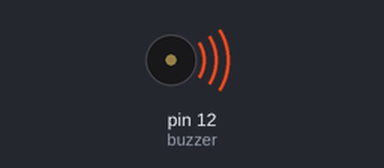
This sketch was run on a simulated Arduino Uno, built with avr-gcc and run on an emulated ATmega328P. Parts: buzzer (waves = sounding, pin HIGH).

Above: at 0.2 s.
Timing chart, 0 to 3.0 s (numbered marks = the images above):
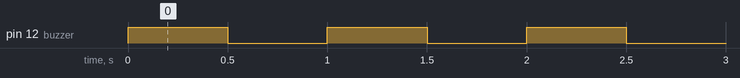

The sketch:

active.ino
```cpp
//www.elegoo.com
//2016.12.08
float i;

int buzzer = 12;//the pin of the active buzzer
void setup()
{
  i = 0;
 pinMode(buzzer,OUTPUT);//initialize the buzzer pin as an output
}
void loop()
{
    if (i < HIGH) {
        digitalWrite(buzzer, HIGH);
        delay(500);
        digitalWrite(buzzer, LOW);
        delay(500);
        i = i + 0.05;
    }
}
```

Measured:
- by itself, pin 12 (buzzer): alternates HIGH for 0.50 s and LOW for 0.50 s, 40 changes in all, then stays LOW
